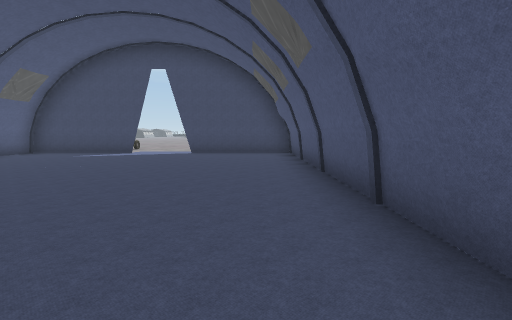
View 1 (above)

20 first-person views from a walk through a 3-D level made in the Unity game engine. The camera is 1.4 m above the floor, tilts 6° down and sees 90° across. The floor is counted in squares, 2 m on a side. Each view is taken from the middle of a square. On the plan, view 1 faces up. The plan holds only what a view shows up to about 9 squares ahead; the rest is blank. The place goes on beyond the plan. Flat ground stands in for the terrain. The player character is not drawn. Some surface patterns are stand-ins.

View 2
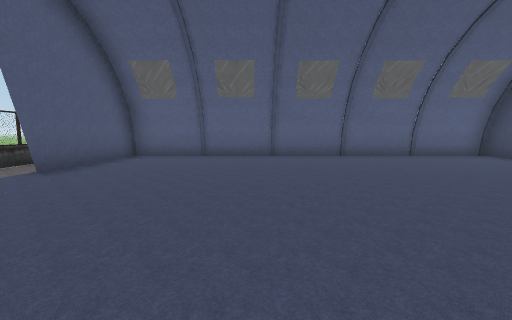

View 3
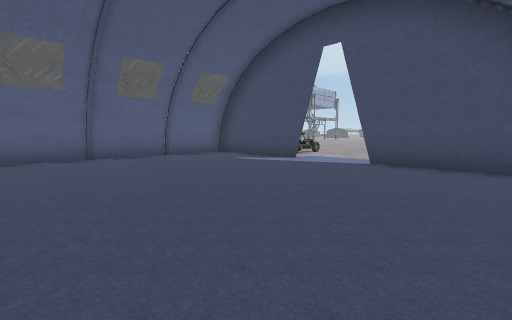

View 4
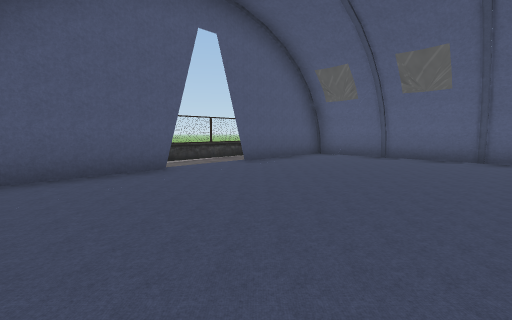

View 5
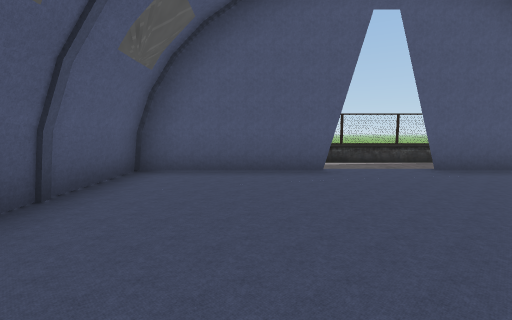

View 6
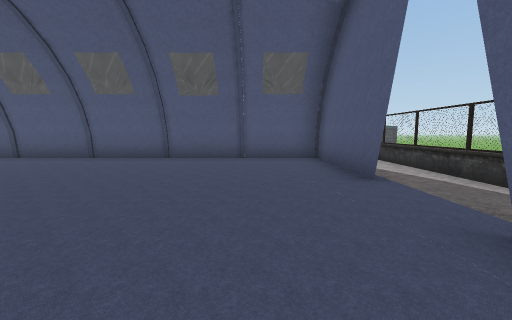

View 7
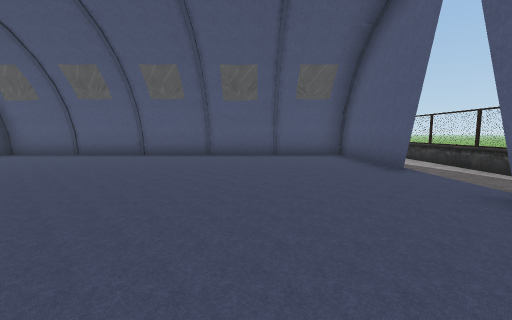

View 8
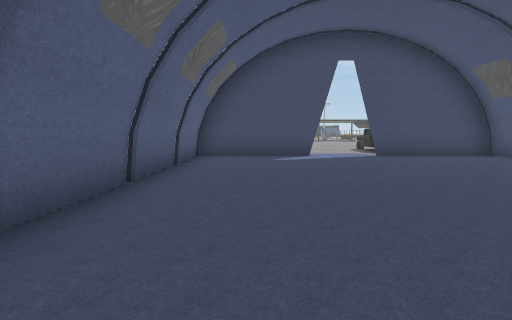

View 9
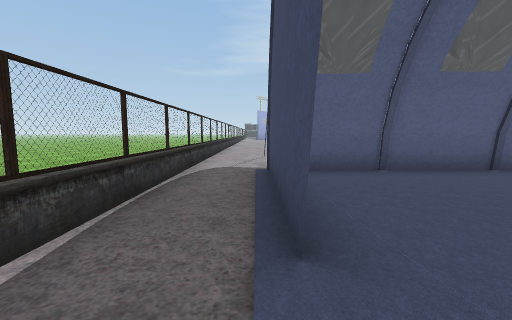

View 10
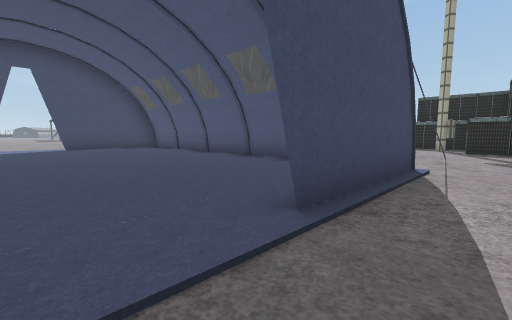

View 11
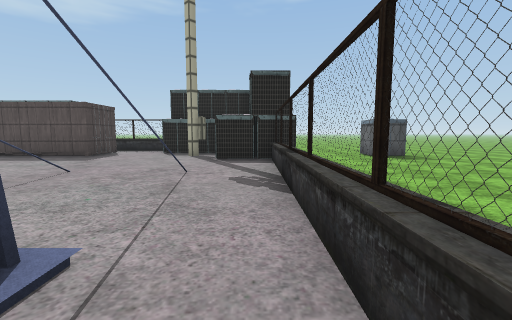

View 12
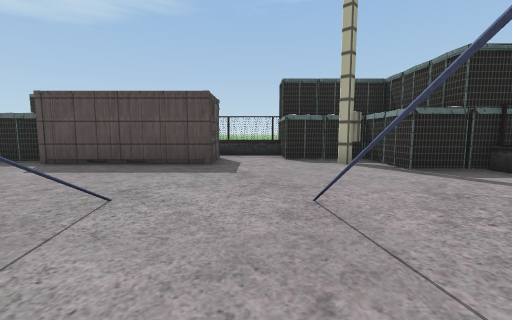

View 13
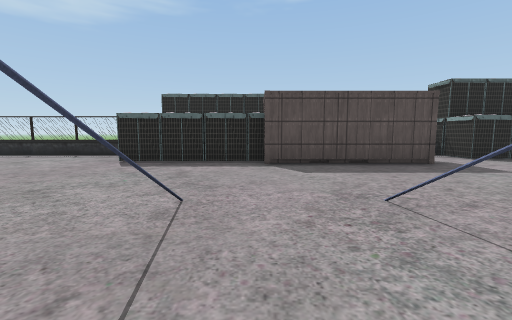

View 14
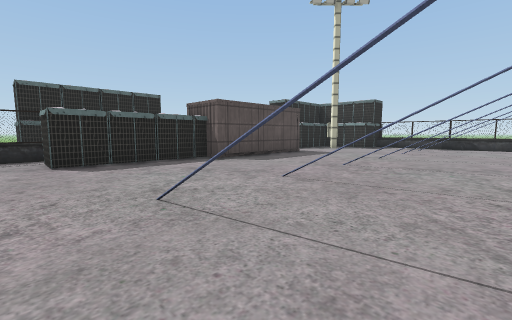

View 15
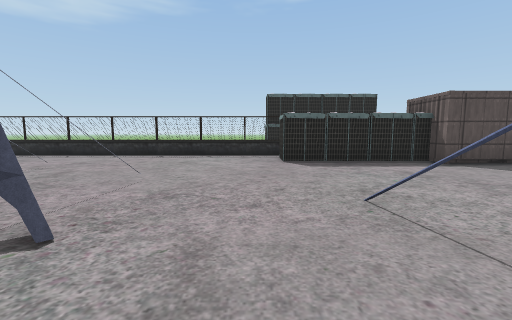

View 16
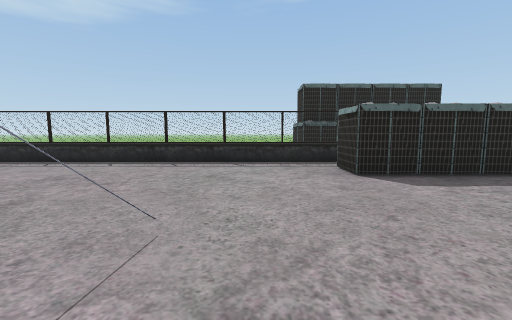

View 17
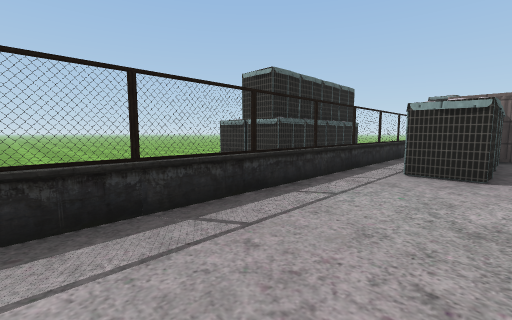

View 18
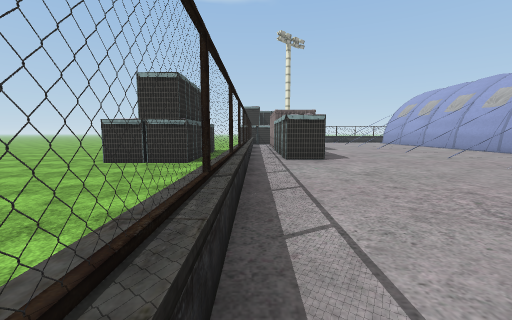

View 19
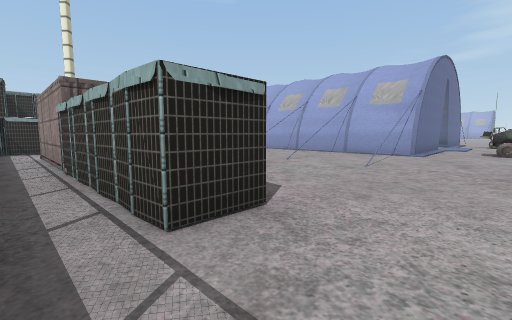

View 20
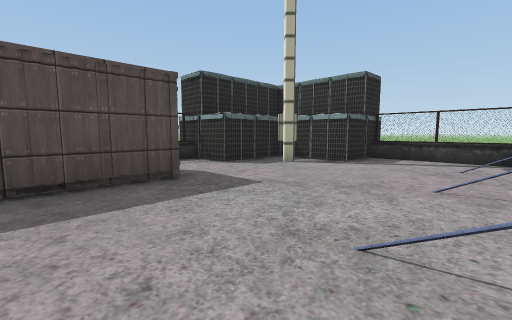

### Floor plan
Points are (right, up) in squares from view 1. A wall is a line through its corners. A room is listed if a view was taken in it or the views show most of it. See-through windows are left out.
Room 1 (views 1, 2, 3, 4, 5, 6, 7, 8)
walls: (-7.7, 3.1) (-7.7, 2.5) (-7.7, 1.9); (-7.8, 4.7) (-7.7, 4.1); (-7.7, 5.2) (-7.7, 4.6); (-7.8, 6.8) (-7.7, 6.2); (-7.9, 6.7) (-7.9, 6.2); (-4, 8.9) (-7.7, 8.9) (-7.7, 8.3); (1.1, 4) (1.2, 4.7); (-7.8, 0.4) (-7.7, -0.2); (1.1, 1.9) (1.1, 2.4); (1.1, 6.1) (1.1, 6.7); (-2.5, -1.7) (1.2, -1.7) (1, 8.9); (-7.7, 8.9) (-7.8, -1.7); (-7.7, -1.1) (-7.7, -1.7) (-4, -1.7); (1.1, 8.2) (1.1, 8.9) (-2.5, 8.9); (1.1, -0.3) (1.1, 0.3)
ways out: opening at (-3.5, -2) to room 2; opening at (-3.5, 9) to room 5
Room 2 (views 9, 10)
walls: (-4, -1.8) (-7.9, -1.8); (-7.5, -3.4) (-1.8, -3.4); (-1.5, -1.8) (-2.5, -1.8)
ways out: opening at (-3.5, -2) to room 1; opening at (-2, -3) to room 3; opening at (-8, -3) to room 5
objects: fence (-8, -4)
Room 3 (view 11)
walls: (-0.4, -3.4) (1.5, -3.4); (1.2, -1.8) (-1.5, -1.8)
ways out: opening at (-2, -3) to room 2; opening at (1, -3) to room 4
objects: fence (-1, -4)
Room 4 (views 12, 13, 16, 17, 19, 20)
walls: (8.2, 5.8) (8.2, 6.3); (8.1, 6.7) (8.2, 9.3) (9.2, 9.3) (9.4, 6.6); (8.3, 6.2) (8.2, 8.8); (9.1, 6.7) (9.1, 6.2); (9.4, 6.2) (9.4, 5.6); (3.8, 6.9) (2.9, 6.7); (9.3, 8.8) (9.2, 7.2); (2.9, 4.8) (3.9, 4.6); (2.8, 6.9) (3.9, 6.6) (3, 6.8) (4, 7); (2.9, 4.5) (4, 4.8); (4, 2.5) (3.5, 2.6); (11.6, 6.9) (11.6, 7.6); (11.7, 5.8) (11.7, 6.4); (11.8, 6.4) (11.7, 9.1); (11.6, 7.9) (11.7, 9.6); (2.8, 8.8) (3.9, 9); (2.9, 9) (4, 8.7); (3.1, 2.7) (3.9, 2.6) (3.5, 2.5); (3.2, 2.4) (4.1, 2.6); (5.6, 11.8) (5, 12.2); (1.1, 7.4) (1.1, 6.9); (1.2, 8.9) (1.2, 6.9); (3.9, 0.3) (3.3, 0.5); (1.1, 8.9) (1.1, 8.2); (2.9, 0.4) (4, 0.6); (2.8, 0.4) (3.9, 0.2); (8.9, -0.9) (8.8, -0.3); (8.8, -1.4) (8.9, 0.2) (11, 0.2); (7.2, -1.9) (8.8, -2); (3.9, -1.9) (2.9, -1.7); (6.8, -4.2) (6.8, -1.9) (8.4, -1.8); (1.5, -3.4) (5.4, -3.4)
ways out: opening at (1, -3) to room 3; opening at (6.3, 13.5) to room 5
objects: fence (6, -4); container (8, 2) to (9, 5); fence (10, 0); fence (10, 7); fence (10, 14)
Room 5 (views 14, 15, 18)
walls: (-0.8, 8.9) (1.1, 8.9); (10.3, 14.9) (10.3, 17.9); (-12, -3.4) (-8.8, -3.4)
ways out: opening at (-3.5, 9) to room 1; opening at (-8, -3) to room 2; opening at (6.3, 13.5) to room 4
objects: other object (-1, 11) to (-1, 13)

Where each view was taken, in squares from view 1:
view 1: 0 up, 0 right, facing up
view 2: 2 up, 0 right, facing left
view 3: 3 up, 0 right, facing up-left
view 4: 3 up, 0 right, facing down-left
view 5: 3 up, 1 left, facing down
view 6: 0 up, 6 left, facing right
view 7: 1 up, 7 left, facing right
view 8: 1 up, 6 left, facing up
view 9: 2 down, 3 left, facing left
view 10: 3 down, 4 left, facing up-right
view 11: 3 down, 0 right, facing right
view 12: 1 up, 2 right, facing right
view 13: 6 up, 2 right, facing right
view 14: 10 up, 2 right, facing down-right
view 15: 10 up, 2 right, facing right
view 16: 11 up, 4 right, facing right
view 17: 14 up, 8 right, facing down-right
view 18: 16 up, 10 right, facing down
view 19: 11 up, 10 right, facing down-left
view 20: 4 up, 4 right, facing down-right
